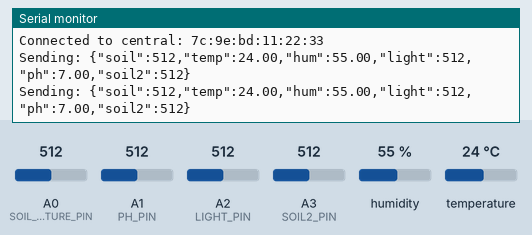
Recording of a sketch running on a simulated Arduino Uno R4 WiFi. Parts: the last lines printed to the serial monitor. The inputs (shaded band) are chosen by the test bench; at power-on: humidity 55 %, A0 (SOIL_MOISTURE_PIN) = 512, A1 (PH_PIN) = 512, A2 (LIGHT_PIN) = 512, A3 (SOIL2_PIN) = 512, temperature 24 °C. Nothing arrives over Bluetooth unless stated; a phone connects over Bluetooth LE 3 s after start.

Above: at 4.8 s.
4.9 s: humidity set to 22 %
At 6.4 s:
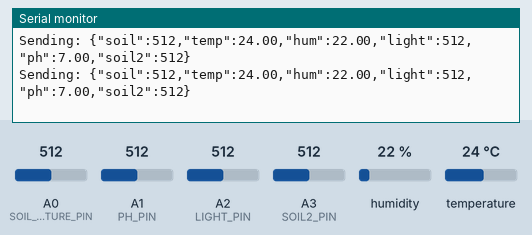
6.5 s: A0 (SOIL_MOISTURE_PIN) set to 716
At 7.7 s:
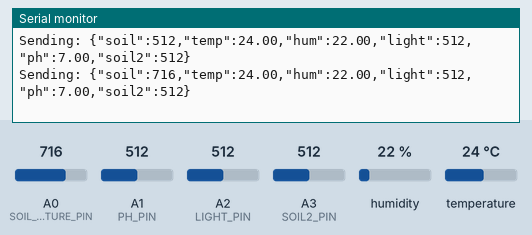
8.1 s: A1 (PH_PIN) set to 716
At 8.5 s:
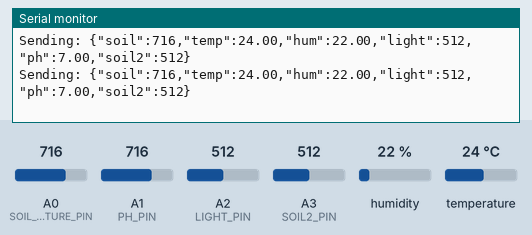
9.7 s: A2 (LIGHT_PIN) set to 716
At 10.9 s:
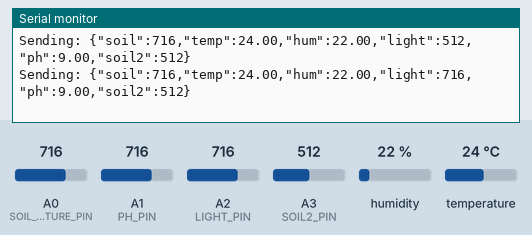
11.3 s: A3 (SOIL2_PIN) set to 716
At 12.7 s:
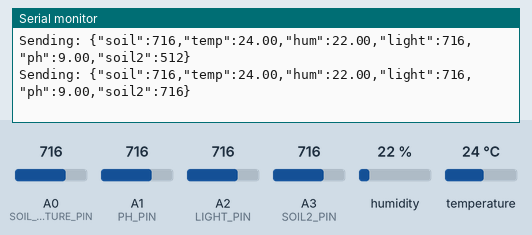
12.9 s: temperature set to 12 °C
At 14.6 s:
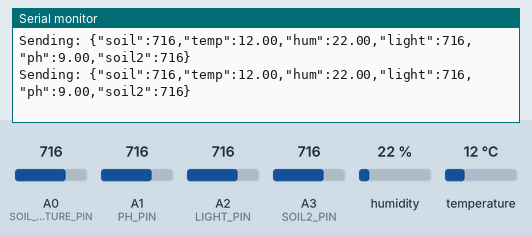

The sketch:

smartsoil.ino
```cpp
#include <ArduinoBLE.h>
#include <DHT.h>

// ---------- Pin setup ----------
#define SOIL_MOISTURE_PIN A0
#define PH_PIN            A1
#define LIGHT_PIN         A2
#define SOIL2_PIN         A3

#define DHTPIN   2
#define DHTTYPE  DHT11
DHT dht(DHTPIN, DHTTYPE);

// ---------- BLE setup ----------
#define SERVICE_UUID         "6e400001-b5a3-f393-e0a9-e50e24dcca9e"
#define CHARACTERISTIC_UUID_TX "6e400003-b5a3-f393-e0a9-e50e24dcca9e"

BLEService uartService(SERVICE_UUID);
BLECharacteristic txChar(CHARACTERISTIC_UUID_TX, BLERead | BLENotify, 128);

void setup() {
  Serial.begin(115200);
  while (!Serial);

  dht.begin();

  if (!BLE.begin()) {
    Serial.println("Starting BLE failed!");
    while (1);
  }

  BLE.setLocalName("SmartSoil-UNO-R4");
  BLE.setDeviceName("SmartSoil-UNO-R4");

  BLE.setAdvertisedService(uartService);
  uartService.addCharacteristic(txChar);
  BLE.addService(uartService);

  BLE.advertise();
  BLE.setConnectable(true);
  BLE.setAdvertisingInterval(32);

  Serial.println("BLE started. Advertising as SmartSoil-UNO-R4...");
}

void loop() {
  BLEDevice central = BLE.central();

  if (central) {
    Serial.print("Connected to central: ");
    Serial.println(central.address());

    while (central.connected()) {
      BLE.poll();  // keep BLE responsive

      // ---- Read sensors ----
      int soilRaw  = analogRead(SOIL_MOISTURE_PIN);
      int phRaw    = analogRead(PH_PIN);
      int lightRaw = analogRead(LIGHT_PIN);
      int soil2Raw = analogRead(SOIL2_PIN);

      float h = dht.readHumidity();
      float t = dht.readTemperature();

      if (isnan(h) || isnan(t)) {
        // DHT failed, skip this cycle
        Serial.println("DHT read failed");
        delay(1000);
        continue;
      }

      // Optional: convert raw pH reading (you can calibrate later)
      float phValue = map(phRaw, 0, 1023, 0, 14);  // rough fake scaling

      // ---- Build JSON ----
      String json = "{";
      json += "\"soil\":"   + String(soilRaw)  + ",";
      json += "\"temp\":"   + String(t)        + ",";
      json += "\"hum\":"    + String(h)        + ",";
      json += "\"light\":"  + String(lightRaw) + ",";
      json += "\"ph\":"     + String(phValue)  + ",";
      json += "\"soil2\":"  + String(soil2Raw);
      json += "}";

      Serial.println("Sending: " + json);

      txChar.writeValue(json.c_str());  // send to Raspberry Pi

      delay(1000);  // 1 second between sends
    }

    Serial.println("Disconnected from central.");
  }
}
```

Measured:
- after the input at 4.9 s, the serial monitor: prints a new line after 0.15 s (image 1)
- after the input at 6.5 s, the serial monitor: prints a new line after 0.58 s (image 2)
- after the input at 9.7 s, the serial monitor: prints a new line after 0.40 s (image 4)
- after the input at 11.3 s, the serial monitor: prints a new line after 0.83 s (image 5)
- after the input at 12.9 s, the serial monitor: prints a new line after 0.25 s (image 6)
